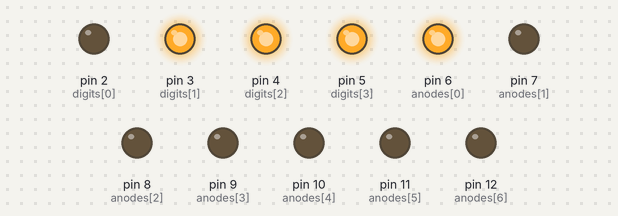
Bench run of a sketch on a simulated Arduino Uno, built with avr-gcc and run on an emulated ATmega328P. Shown: output pins drawn as LEDs (lit = HIGH).

Above: at 0.1 s.
At 4.1 s:
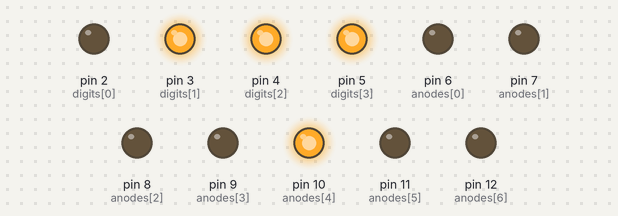
At 9.1 s:
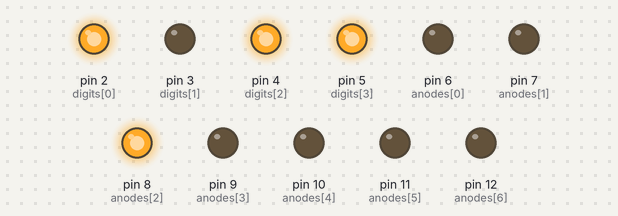
At 19.1 s:
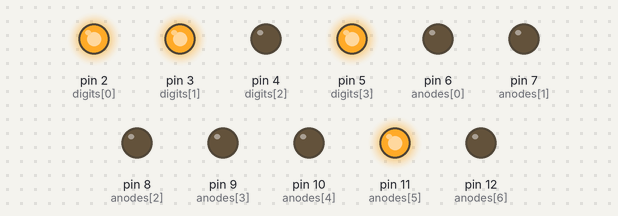
At 29.1 s:
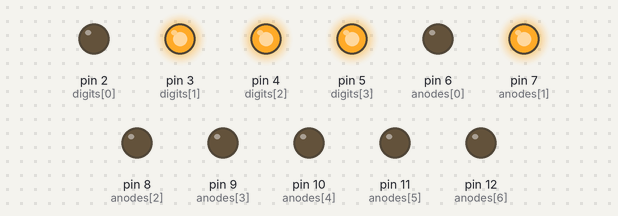
At 39.1 s:
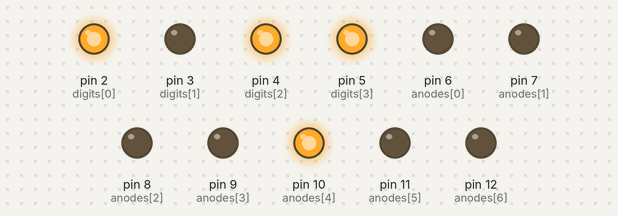
Timing chart, 0 to 40.0 s (numbered marks = the images above):
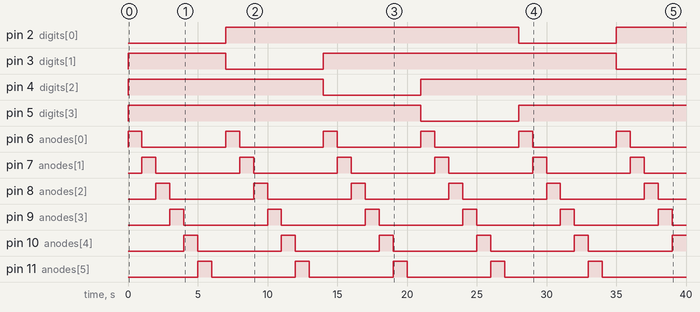

Measured:
- by itself, pin 2 (digits[0]): LOW → HIGH at 7.0 s, → LOW 21.0 s later, → HIGH 7.0 s later
- by itself, pin 3 (digits[1]): LOW → HIGH at 0.00 s, → LOW 7.0 s later, → HIGH 7.0 s later, → LOW 21.0 s later
- by itself, pin 4 (digits[2]): LOW → HIGH at 0.00 s, → LOW 14.0 s later, → HIGH 7.0 s later
- by itself, pin 5 (digits[3]): LOW → HIGH at 0.00 s, → LOW 21.0 s later, → HIGH 7.0 s later
- by itself, pin 6 (anodes[0]), pin 7 (anodes[1]), pin 8 (anodes[2]), pin 9 (anodes[3]), pin 10 (anodes[4]), pin 11 (anodes[5]), pin 12 (anodes[6]): alternates HIGH for 1.0 s and LOW for 6.0 s

The sketch:

Opdracht3.ino
```cpp
const int digits[] = {2,3,4,5};
const int anodes[] = {6,7,8,9,10,11,12}; // {A,B,C,D,E,F,G}

int i = 0;
int j = 0;

void setup() {
  // put your setup code here, to run once:
  for(i=0; i<4; i++){
    pinMode(digits[i], OUTPUT);
  }

  for(i=0; i<7; i++){
    pinMode(anodes[i], OUTPUT);
  }
}

void loop() {
 // put your main code here, to run repeatedly:
 for(j=0;j<4;j++){
   digitalWrite(digits[j],HIGH);
 }

 for(j=0;j<4;j++){
   digitalWrite(digits[j],LOW);
   for(i=0;i<7;i++){
      digitalWrite(anodes[i],HIGH);
      delay(1000);
      digitalWrite(anodes[i],LOW);
    }
    digitalWrite(digits[j],HIGH);
  }
}
```
